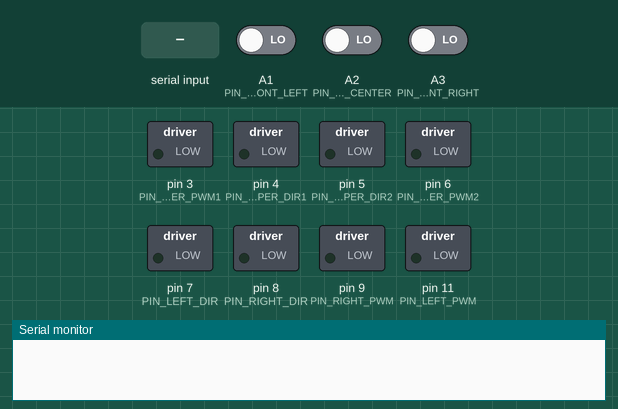
The sketch below on a simulated Arduino Uno, built with avr-gcc and run on an emulated ATmega328P. Parts: switched loads named in the sketch (green lamp = pin HIGH), the last lines printed to the serial monitor. The inputs (shaded band) are chosen by the test bench; at power-on: A1 (PIN_LINE_FRONT_LEFT) LOW, A2 (PIN_LINE_FRONT_CENTER) LOW, A3 (PIN_LINE_FRONT_RIGHT) LOW.

Above: at 1.2 s.
1.3 s: "W\n" received over Serial
At 2.3 s:
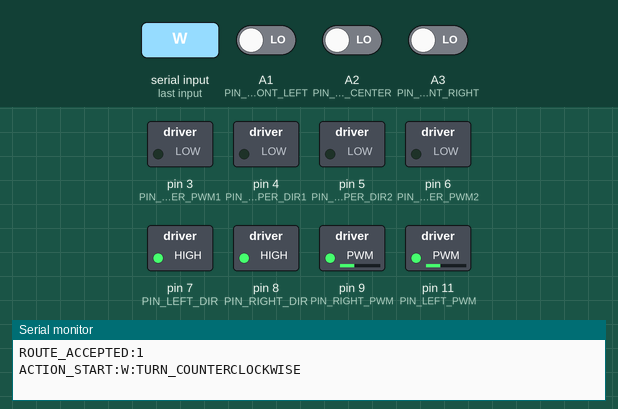
2.8 s: "STOP\n" received over Serial
At 3.6 s:
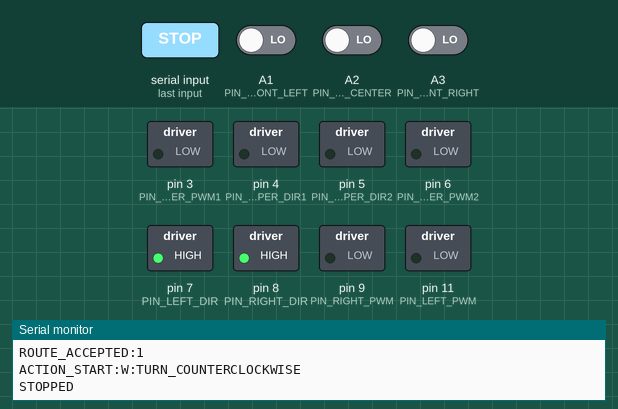
4.3 s: "C\n" received over Serial
At 4.9 s:
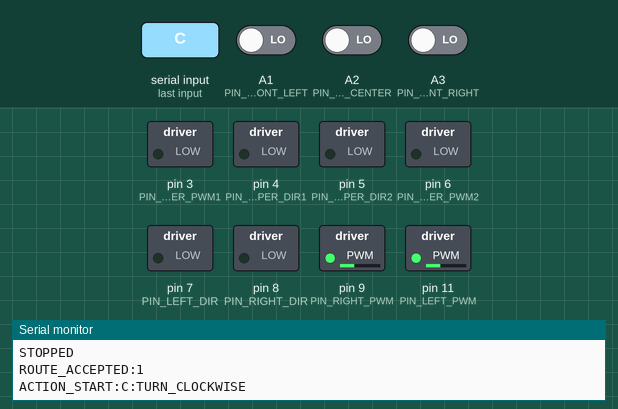
5.8 s: A1 (PIN_LINE_FRONT_LEFT) driven HIGH and A2 (PIN_LINE_FRONT_CENTER) driven HIGH and A3 (PIN_LINE_FRONT_RIGHT) driven HIGH
At 6.8 s:
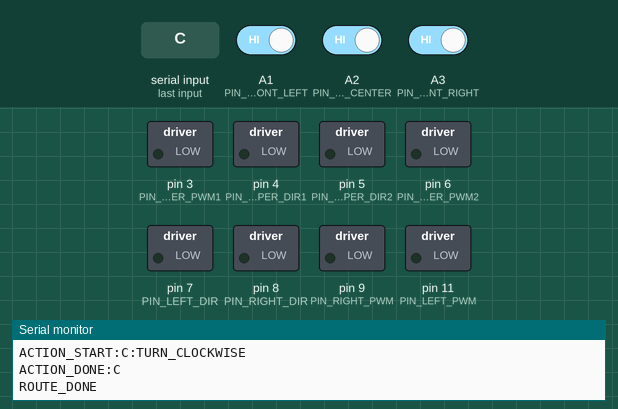
7.4 s: "L\n" received over Serial
At 8.1 s:
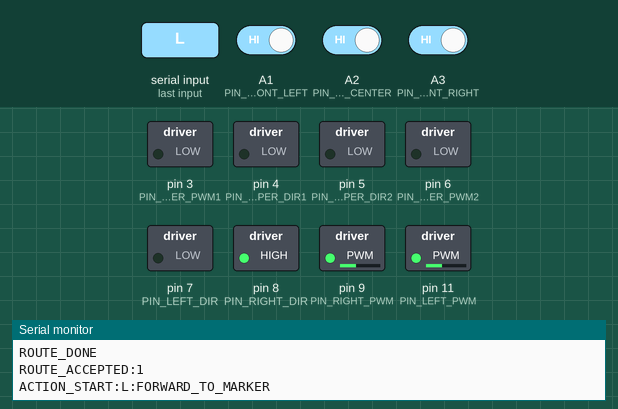
8.9 s: A1 (PIN_LINE_FRONT_LEFT) driven LOW
At 9.4 s:
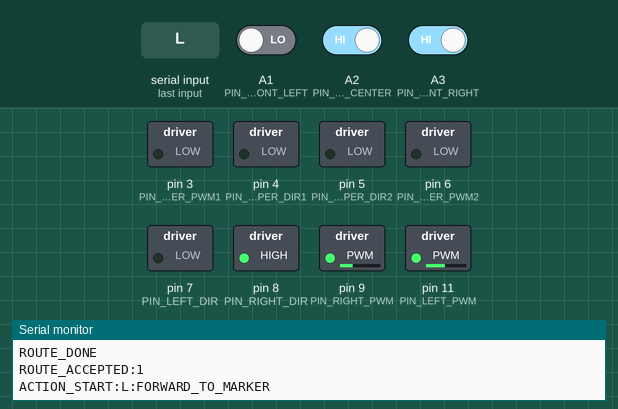
Timing chart, 0 to 11.4 s (numbered marks = the images above; inputs shaded):
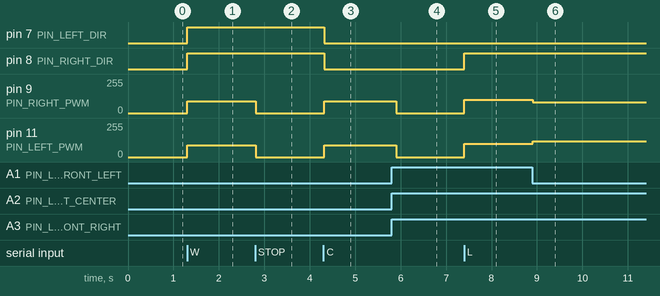

The sketch:

SNAP_Robot_Final_Two_Fixes.ino
```cpp
#include <Arduino.h>
#include <ctype.h>
#include <string.h>

#define RPI_SERIAL Serial

const unsigned long SERIAL_BAUD = 9600;

// ========================= 핀 설정 =========================
const int PIN_GRIPPER_DIR1 = 4;
const int PIN_GRIPPER_PWM1 = 3;
const int PIN_GRIPPER_DIR2 = 5;
const int PIN_GRIPPER_PWM2 = 6;

const int PIN_RIGHT_DIR = 8;
const int PIN_RIGHT_PWM = 9;
const int PIN_LEFT_DIR = 7;
const int PIN_LEFT_PWM = 11;

const int PIN_ULTRASONIC_TRIG = 12;
const int PIN_ULTRASONIC_ECHO = 10;

// 전진용 라인센서
const int PIN_LINE_FRONT_LEFT = A1;
const int PIN_LINE_FRONT_CENTER = A2;
const int PIN_LINE_FRONT_RIGHT = A3;

// 후진용 라인센서
const int PIN_LINE_REAR_LEFT = A0;
const int PIN_LINE_REAR_CENTER = A4;
const int PIN_LINE_REAR_RIGHT = A5;

const int BLACK_STATE = HIGH;

// ========================= 방향/속도/시간 설정 =========================
const int RIGHT_FORWARD_DIR = HIGH;
const int LEFT_FORWARD_DIR = LOW;
const int GRIPPER_M1_DIRECTION = LOW;
const int GRIPPER_M2_DIRECTION = HIGH;

const int FORWARD_BASE_SPEED = 100;
const int FORWARD_TURN_POWER = 40;
const int FRONT_SEARCH_REVERSE_SPEED = 50;
const int FRONT_SEARCH_FORWARD_SPEED = 60;

const int REVERSE_BASE_SPEED = 80;
const int REVERSE_TURN_POWER = 40;
const int REVERSE_SEARCH_REVERSE_SPEED = 40;
const int REVERSE_SEARCH_FORWARD_SPEED = 55;

const int TURN_SPEED = 90;
const int MAX_WHEEL_SPEED = 150;

const unsigned long LEFT_SENSOR_IGNORE_MS = 300;
const unsigned long ALL_BLACK_CONFIRM_MS = 60;
const unsigned long LINE_END_CONFIRM_MS = 100;

// 탱크턴 직후 라인 이탈 오판 방지 타이머
const unsigned long LINE_END_IGNORE_INITIAL_MS = 400;
unsigned long ignoreLineEndUntil = 0;

const unsigned long H_REVERSE_TIME_PER_L_MS = 4000;
const unsigned long TURN_EXIT_CONFIRM_MS = 60;
const unsigned long TURN_REENTRY_CONFIRM_MS = 60;
const unsigned long TURN_MIN_TIME_MS = 300;

const unsigned long PARK_STOP_TIME_MS = 2000;

const int GRIPPER_SPEED = 38;
const unsigned long GRIPPER_OPERATION_TIME_MS = 1447;
const unsigned long AFTER_GRIPPER_DELAY_MS = 2000;

const float OBJECT_DISTANCE_CM = 15.0;
const int ULTRASONIC_CONFIRM_COUNT = 3;

const bool ENABLE_SENSOR_DEBUG = false;
const unsigned long SENSOR_DEBUG_INTERVAL_MS = 250;

// ========================= 명령 정의 =========================
// L: 전진 다음 마커
// W: 반시계 턴
// C: 시계 턴
// P: 주차 전진 (초음파)
// S: 집게 닫기
// O: 집게 열기
// E: 전진 (흰색 끝 정지)
// B: 후진 다음 마커 (후방센서 사용)
// K: 후진 (흰색 끝 정지 - 입차대기소 복귀용)
// H: 시간 후진 (현재 파이썬에서는 미사용)

const int MAX_ROUTE_LENGTH = 40;
const int RX_BUFFER_LENGTH = 96;

char routeQueue[MAX_ROUTE_LENGTH];
int routeLength = 0;
int routeIndex = 0;
int leadingForwardCount = 0;
char rxBuffer[RX_BUFFER_LENGTH];
int rxIndex = 0;

bool routeRunning = false;
char currentCommand = '\0';

enum ActionState {
  ACTION_IDLE,
  ACTION_FORWARD_TO_MARKER,
  ACTION_TURN_COUNTERCLOCKWISE,
  ACTION_TURN_CLOCKWISE,
  ACTION_PARK_FORWARD,
  ACTION_GRIPPER_CLOSE,
  ACTION_GRIPPER_OPEN,
  ACTION_FORWARD_TO_LINE_END,
  ACTION_REVERSE,
  ACTION_REVERSE_TO_LINE_END,
  ACTION_H_REVERSE
};

ActionState actionState = ACTION_IDLE;

bool markerDetectionArmed = false;
unsigned long markerConfirmStartTime = 0;
unsigned long lineEndStartTime = 0;

float lastFrontError = 0.0;
unsigned long ignoreLeftSensorUntil = 0;
float lastReverseError = 0.0;
unsigned long ignoreRearLeftSensorUntil = 0;
unsigned long hReverseActionStartTime = 0;
unsigned long currentHReverseTimeMs = 0;

int ultrasonicDetectCount = 0;
float lastDistanceCm = -1.0;
bool parkObjectConfirmed = false;
unsigned long parkStopStartTime = 0;

unsigned long turnStartTime = 0;
unsigned long turnExitStartTime = 0;
unsigned long turnReentryStartTime = 0;
bool turnExitedAllBlack = false;

enum GripperPhase { GRIPPER_RUNNING, GRIPPER_WAIT_AFTER };
GripperPhase gripperPhase = GRIPPER_RUNNING;
unsigned long gripperPhaseStartTime = 0;
unsigned long lastSensorDebugTime = 0;

// ==========================================================
int reverseDirection(int directionValue) { return directionValue == HIGH ? LOW : HIGH; }

void setLeftMotor(int speed) {
  speed = constrain(speed, -MAX_WHEEL_SPEED, MAX_WHEEL_SPEED);
  if (speed > 0) {
    digitalWrite(PIN_LEFT_DIR, LEFT_FORWARD_DIR);
    analogWrite(PIN_LEFT_PWM, speed);
  } else if (speed < 0) {
    digitalWrite(PIN_LEFT_DIR, reverseDirection(LEFT_FORWARD_DIR));
    analogWrite(PIN_LEFT_PWM, -speed);
  } else { analogWrite(PIN_LEFT_PWM, 0); }
}

void setRightMotor(int speed) {
  speed = constrain(speed, -MAX_WHEEL_SPEED, MAX_WHEEL_SPEED);
  if (speed > 0) {
    digitalWrite(PIN_RIGHT_DIR, RIGHT_FORWARD_DIR);
    analogWrite(PIN_RIGHT_PWM, speed);
  } else if (speed < 0) {
    digitalWrite(PIN_RIGHT_DIR, reverseDirection(RIGHT_FORWARD_DIR));
    analogWrite(PIN_RIGHT_PWM, -speed);
  } else { analogWrite(PIN_RIGHT_PWM, 0); }
}

void stopWheelMotors() { analogWrite(PIN_LEFT_PWM, 0); analogWrite(PIN_RIGHT_PWM, 0); }
void stopGripperMotors() { analogWrite(PIN_GRIPPER_PWM1, 0); analogWrite(PIN_GRIPPER_PWM2, 0); }
void driveStraightForward(int speed) { setLeftMotor(speed); setRightMotor(speed); }
void rotateCounterClockwise() { setLeftMotor(-TURN_SPEED); setRightMotor(TURN_SPEED); }
void rotateClockwise() { setLeftMotor(TURN_SPEED); setRightMotor(-TURN_SPEED); }

float readDistanceCm() {
  digitalWrite(PIN_ULTRASONIC_TRIG, LOW); delayMicroseconds(2);
  digitalWrite(PIN_ULTRASONIC_TRIG, HIGH); delayMicroseconds(10);
  digitalWrite(PIN_ULTRASONIC_TRIG, LOW);
  unsigned long duration = pulseIn(PIN_ULTRASONIC_ECHO, HIGH, 25000UL);
  if (duration == 0) return -1.0;
  return duration * 0.0343 / 2.0;
}

// ==========================================================
// 전진 라인트레이싱
bool isLeftSensorIgnored(unsigned long currentTime) { return (long)(ignoreLeftSensorUntil - currentTime) > 0; }

void runForwardLineTracing(bool leftBlackRaw, bool centerBlack, bool rightBlack) {
  unsigned long currentTime = millis();

  if (leftBlackRaw && centerBlack && rightBlack) {
    ignoreLeftSensorUntil = 0;
    lastFrontError = 0.0;
    driveStraightForward(FORWARD_BASE_SPEED);
    return;
  }

  if (centerBlack && rightBlack) ignoreLeftSensorUntil = currentTime + LEFT_SENSOR_IGNORE_MS;
  bool leftBlack = isLeftSensorIgnored(currentTime) ? false : leftBlackRaw;

  if (!leftBlackRaw && centerBlack && !rightBlack) {
    ignoreLeftSensorUntil = 0; lastFrontError = 0.0; driveStraightForward(FORWARD_BASE_SPEED); return;
  }

  int blackCount = 0; int weightedSum = 0;
  if (leftBlack) { blackCount++; weightedSum -= 1; }
  if (centerBlack) { blackCount++; }
  if (rightBlack) { blackCount++; weightedSum += 1; }

  if (blackCount > 0) {
    float error = (float)weightedSum / blackCount;
    lastFrontError = error;
    int correction = (int)(error * FORWARD_TURN_POWER);
    setLeftMotor(FORWARD_BASE_SPEED + correction); setRightMotor(FORWARD_BASE_SPEED - correction);
  } else {
    if (lastFrontError < 0) { setLeftMotor(-FRONT_SEARCH_REVERSE_SPEED); setRightMotor(FRONT_SEARCH_FORWARD_SPEED); }
    else if (lastFrontError > 0) { setLeftMotor(FRONT_SEARCH_FORWARD_SPEED); setRightMotor(-FRONT_SEARCH_REVERSE_SPEED); }
    else { stopWheelMotors(); }
  }
}

// ==========================================================
// 후진 라인트레이싱 (후방센서용)
bool isRearLeftSensorIgnored(unsigned long currentTime) { return (long)(ignoreRearLeftSensorUntil - currentTime) > 0; }

void runReverseLineTracing(bool leftBlackRaw, bool centerBlack, bool rightBlack) {
  unsigned long currentTime = millis();
  if (centerBlack && leftBlackRaw) ignoreRearLeftSensorUntil = currentTime + LEFT_SENSOR_IGNORE_MS;
  bool leftBlack = isRearLeftSensorIgnored(currentTime) ? false : leftBlackRaw;

  if (!leftBlackRaw && centerBlack && !rightBlack) {
    ignoreRearLeftSensorUntil = 0; lastReverseError = 0.0; setLeftMotor(-REVERSE_BASE_SPEED); setRightMotor(-REVERSE_BASE_SPEED); return;
  }

  int blackCount = 0; int weightedSum = 0;
  if (leftBlack) { blackCount++; weightedSum -= 1; }
  if (centerBlack) { blackCount++; }
  if (rightBlack) { blackCount++; weightedSum += 1; }

  if (blackCount > 0) {
    float error = (float)weightedSum / blackCount;
    lastReverseError = error;
    int correction = (int)(error * REVERSE_TURN_POWER);
    setLeftMotor(-REVERSE_BASE_SPEED - correction); setRightMotor(-REVERSE_BASE_SPEED + correction);
  } else {
    if (lastReverseError < 0) { setLeftMotor(-REVERSE_SEARCH_FORWARD_SPEED); setRightMotor(-REVERSE_SEARCH_REVERSE_SPEED); }
    else if (lastReverseError > 0) { setLeftMotor(-REVERSE_SEARCH_REVERSE_SPEED); setRightMotor(-REVERSE_SEARCH_FORWARD_SPEED); }
    else { setLeftMotor(-REVERSE_BASE_SPEED); setRightMotor(-REVERSE_BASE_SPEED); }
  }
}

// ==========================================================
void resetMarkerDetection() { markerDetectionArmed = false; markerConfirmStartTime = 0; }
bool updateNextMarkerDetection(bool allBlack) {
  unsigned long currentTime = millis();
  if (!markerDetectionArmed) { if (!allBlack) markerDetectionArmed = true; return false; }
  if (allBlack) {
    if (markerConfirmStartTime == 0) markerConfirmStartTime = currentTime;
    return (currentTime - markerConfirmStartTime >= ALL_BLACK_CONFIRM_MS);
  }
  markerConfirmStartTime = 0; return false;
}

void startTurnDetection() { turnExitedAllBlack = false; turnStartTime = millis(); turnExitStartTime = 0; turnReentryStartTime = 0; }
bool tankTurnFinished(bool allBlack) {
  unsigned long currentTime = millis();
  if (!turnExitedAllBlack) {
    if (!allBlack) {
      if (turnExitStartTime == 0) turnExitStartTime = currentTime;
      if (currentTime - turnExitStartTime >= TURN_EXIT_CONFIRM_MS) { turnExitedAllBlack = true; turnReentryStartTime = 0; }
    } else { turnExitStartTime = 0; }
    return false;
  }
  if (allBlack) {
    if (turnReentryStartTime == 0) turnReentryStartTime = currentTime;
    if (currentTime - turnStartTime >= TURN_MIN_TIME_MS && currentTime - turnReentryStartTime >= TURN_REENTRY_CONFIRM_MS) { return true; }
  } else { turnReentryStartTime = 0; }
  return false;
}

bool isValidRouteCommand(char command) {
  return (command == 'L' || command == 'W' || command == 'C' || command == 'P' ||
          command == 'S' || command == 'O' || command == 'E' || command == 'B' ||
          command == 'K' || command == 'H');
}

const char* getCommandName(char command) {
  switch (command) {
    case 'L': return "FORWARD_TO_MARKER";
    case 'W': return "TURN_COUNTERCLOCKWISE";
    case 'C': return "TURN_CLOCKWISE";
    case 'P': return "PARK_FORWARD";
    case 'S': return "GRIPPER_CLOSE";
    case 'O': return "GRIPPER_OPEN";
    case 'E': return "FORWARD_TO_LINE_END";
    case 'B': return "REVERSE_TO_MARKER";
    case 'K': return "REVERSE_TO_LINE_END";
    case 'H': return "H_REVERSE";
    default: return "UNKNOWN";
  }
}

void startNextAction();
void completeCurrentAction() {
  stopWheelMotors();
  RPI_SERIAL.print("ACTION_DONE:"); RPI_SERIAL.println(currentCommand);
  actionState = ACTION_IDLE; currentCommand = '\0'; routeIndex++;
  startNextAction();
}

void startNextAction() {
  if (!routeRunning) return;
  if (routeIndex >= routeLength) {
    routeRunning = false; actionState = ACTION_IDLE; currentCommand = '\0'; stopWheelMotors(); stopGripperMotors();
    RPI_SERIAL.println("ROUTE_DONE"); return;
  }
  currentCommand = routeQueue[routeIndex];
  lastFrontError = 0.0; ignoreLeftSensorUntil = 0; lastReverseError = 0.0; ignoreRearLeftSensorUntil = 0;
  ultrasonicDetectCount = 0; lastDistanceCm = -1.0; parkObjectConfirmed = false; parkStopStartTime = 0; lineEndStartTime = 0;
  resetMarkerDetection();

  RPI_SERIAL.print("ACTION_START:"); RPI_SERIAL.print(currentCommand); RPI_SERIAL.print(":"); RPI_SERIAL.println(getCommandName(currentCommand));

  switch (currentCommand) {
    case 'L': actionState = ACTION_FORWARD_TO_MARKER; break;
    case 'W': actionState = ACTION_TURN_COUNTERCLOCKWISE; startTurnDetection(); break;
    case 'C': actionState = ACTION_TURN_CLOCKWISE; startTurnDetection(); break;
    case 'P': actionState = ACTION_PARK_FORWARD; break;
    case 'S': actionState = ACTION_GRIPPER_CLOSE; stopWheelMotors(); digitalWrite(PIN_GRIPPER_DIR1, GRIPPER_M1_DIRECTION); digitalWrite(PIN_GRIPPER_DIR2, GRIPPER_M2_DIRECTION); analogWrite(PIN_GRIPPER_PWM1, GRIPPER_SPEED); analogWrite(PIN_GRIPPER_PWM2, GRIPPER_SPEED); gripperPhase = GRIPPER_RUNNING; gripperPhaseStartTime = millis(); break;
    case 'O': actionState = ACTION_GRIPPER_OPEN; stopWheelMotors(); digitalWrite(PIN_GRIPPER_DIR1, !GRIPPER_M1_DIRECTION); digitalWrite(PIN_GRIPPER_DIR2, !GRIPPER_M2_DIRECTION); analogWrite(PIN_GRIPPER_PWM1, GRIPPER_SPEED); analogWrite(PIN_GRIPPER_PWM2, GRIPPER_SPEED); gripperPhase = GRIPPER_RUNNING; gripperPhaseStartTime = millis(); break;
    case 'E': actionState = ACTION_FORWARD_TO_LINE_END; ignoreLineEndUntil = millis() + LINE_END_IGNORE_INITIAL_MS; break;
    case 'B': actionState = ACTION_REVERSE; break;
    case 'K': actionState = ACTION_REVERSE_TO_LINE_END; ignoreLineEndUntil = millis() + LINE_END_IGNORE_INITIAL_MS; break;
    case 'H': actionState = ACTION_H_REVERSE; hReverseActionStartTime = millis(); currentHReverseTimeMs = (unsigned long)leadingForwardCount * H_REVERSE_TIME_PER_L_MS; break;
  }
}

void emergencyStop() { routeRunning = false; routeLength = 0; routeIndex = 0; leadingForwardCount = 0; currentCommand = '\0'; actionState = ACTION_IDLE; stopWheelMotors(); stopGripperMotors(); RPI_SERIAL.println("STOPPED"); }
void printStatus() { RPI_SERIAL.print("STATUS:"); if (!routeRunning) { RPI_SERIAL.println("IDLE"); return; } RPI_SERIAL.print("RUNNING,INDEX="); RPI_SERIAL.print(routeIndex); RPI_SERIAL.print("/"); RPI_SERIAL.print(routeLength); RPI_SERIAL.print(",COMMAND="); RPI_SERIAL.println(currentCommand); }

bool isAllowedSeparator(char c) { return (c == ' ' || c == '\t' || c == ',' || c == ';' || c == '-' || c == '>' || c == '|'); }
void processReceivedLine(char* line) {
  while (*line == ' ' || *line == '\t') line++;
  int length = strlen(line);
  while (length > 0 && (line[length - 1] == ' ' || line[length - 1] == '\t')) { line[length - 1] = '\0'; length--; }
  if (length == 0) return;
  for (int i = 0; line[i] != '\0'; i++) line[i] = toupper((unsigned char)line[i]);

  if (strcmp(line, "STOP") == 0) { emergencyStop(); return; }
  if (strcmp(line, "STATUS") == 0) { printStatus(); return; }
  if (strcmp(line, "PING") == 0) { RPI_SERIAL.println("PONG"); return; }
  if (routeRunning) { RPI_SERIAL.println("ERR:BUSY"); return; }

  char* routeText = line;
  if (strncmp(routeText, "ROUTE:", 6) == 0) routeText += 6;
  else if (strncmp(routeText, "PATH:", 5) == 0) routeText += 5;

  int parsedLength = 0;
  for (int i = 0; routeText[i] != '\0'; i++) {
    char command = routeText[i];
    if (isValidRouteCommand(command)) {
      if (parsedLength >= MAX_ROUTE_LENGTH) { RPI_SERIAL.println("ERR:ROUTE_TOO_LONG"); return; }
      routeQueue[parsedLength++] = command;
    } else if (!isAllowedSeparator(command)) { return; }
  }
  if (parsedLength == 0) return;

  routeLength = parsedLength; routeIndex = 0; leadingForwardCount = 0;
  while (leadingForwardCount < routeLength && routeQueue[leadingForwardCount] == 'L') leadingForwardCount++;
  routeRunning = true; RPI_SERIAL.print("ROUTE_ACCEPTED:"); RPI_SERIAL.println(routeLength); startNextAction();
}

void readRaspberryPiSerial() {
  while (RPI_SERIAL.available() > 0) {
    char receivedChar = RPI_SERIAL.read();
    if (receivedChar == '\r') continue;
    if (receivedChar == '\n') { rxBuffer[rxIndex] = '\0'; processReceivedLine(rxBuffer); rxIndex = 0; continue; }
    if (rxIndex < RX_BUFFER_LENGTH - 1) rxBuffer[rxIndex++] = receivedChar;
    else { rxIndex = 0; RPI_SERIAL.println("ERR:RX_BUFFER_OVERFLOW"); }
  }
}

void runGripperAction() {
  unsigned long currentTime = millis();
  if (gripperPhase == GRIPPER_RUNNING) {
    stopWheelMotors();
    if (currentTime - gripperPhaseStartTime >= GRIPPER_OPERATION_TIME_MS) { stopGripperMotors(); gripperPhase = GRIPPER_WAIT_AFTER; gripperPhaseStartTime = currentTime; }
  } else {
    stopWheelMotors(); stopGripperMotors();
    if (currentTime - gripperPhaseStartTime >= AFTER_GRIPPER_DELAY_MS) completeCurrentAction();
  }
}

void executeCurrentAction(bool leftBlack, bool centerBlack, bool rightBlack, bool allBlack) {
  if (!routeRunning) { stopWheelMotors(); return; }

  switch (actionState) {
    case ACTION_FORWARD_TO_MARKER: {
      bool markerReached = updateNextMarkerDetection(allBlack);
      if (markerReached) completeCurrentAction();
      else if (markerDetectionArmed && allBlack) stopWheelMotors();
      else runForwardLineTracing(leftBlack, centerBlack, rightBlack);
      break;
    }
    case ACTION_TURN_COUNTERCLOCKWISE: rotateCounterClockwise(); if (tankTurnFinished(allBlack)) completeCurrentAction(); break;
    case ACTION_TURN_CLOCKWISE: rotateClockwise(); if (tankTurnFinished(allBlack)) completeCurrentAction(); break;
    case ACTION_PARK_FORWARD:
      if (parkObjectConfirmed) {
        stopWheelMotors();
        if (millis() - parkStopStartTime >= PARK_STOP_TIME_MS) completeCurrentAction();
        break;
      }
      lastDistanceCm = readDistanceCm();
      if (lastDistanceCm > 0.0 && lastDistanceCm <= OBJECT_DISTANCE_CM) ultrasonicDetectCount++; else ultrasonicDetectCount = 0;
      if (ultrasonicDetectCount >= ULTRASONIC_CONFIRM_COUNT) { stopWheelMotors(); parkObjectConfirmed = true; parkStopStartTime = millis(); }
      else runForwardLineTracing(leftBlack, centerBlack, rightBlack);
      break;
    case ACTION_GRIPPER_CLOSE: case ACTION_GRIPPER_OPEN: runGripperAction(); break;
    case ACTION_FORWARD_TO_LINE_END:
      if (millis() < ignoreLineEndUntil) { runForwardLineTracing(leftBlack, centerBlack, rightBlack); }
      else {
        if (!leftBlack && !centerBlack && !rightBlack) {
          if (lineEndStartTime == 0) lineEndStartTime = millis();
          if (millis() - lineEndStartTime >= LINE_END_CONFIRM_MS) completeCurrentAction();
          else driveStraightForward(FORWARD_BASE_SPEED);
        } else { lineEndStartTime = 0; runForwardLineTracing(leftBlack, centerBlack, rightBlack); }
      }
      break;
    case ACTION_REVERSE: {
      bool markerReached = updateNextMarkerDetection(allBlack);
      if (markerReached) completeCurrentAction();
      else if (markerDetectionArmed && allBlack) stopWheelMotors();
      else runReverseLineTracing(leftBlack, centerBlack, rightBlack);
      break;
    }
    case ACTION_REVERSE_TO_LINE_END:
      if (millis() < ignoreLineEndUntil) { runReverseLineTracing(leftBlack, centerBlack, rightBlack); }
      else {
        if (!leftBlack && !centerBlack && !rightBlack) {
          if (lineEndStartTime == 0) lineEndStartTime = millis();
          if (millis() - lineEndStartTime >= LINE_END_CONFIRM_MS) completeCurrentAction();
          else { setLeftMotor(-REVERSE_BASE_SPEED); setRightMotor(-REVERSE_BASE_SPEED); }
        } else { lineEndStartTime = 0; runReverseLineTracing(leftBlack, centerBlack, rightBlack); }
      }
      break;
    case ACTION_H_REVERSE:
      if (millis() - hReverseActionStartTime >= currentHReverseTimeMs) completeCurrentAction();
      else runReverseLineTracing(leftBlack, centerBlack, rightBlack);
      break;
    case ACTION_IDLE: default: stopWheelMotors(); break;
  }
}

void setup() {
  pinMode(PIN_GRIPPER_DIR1, OUTPUT); pinMode(PIN_GRIPPER_PWM1, OUTPUT); pinMode(PIN_GRIPPER_DIR2, OUTPUT); pinMode(PIN_GRIPPER_PWM2, OUTPUT);
  pinMode(PIN_RIGHT_DIR, OUTPUT); pinMode(PIN_RIGHT_PWM, OUTPUT); pinMode(PIN_LEFT_DIR, OUTPUT); pinMode(PIN_LEFT_PWM, OUTPUT);
  pinMode(PIN_ULTRASONIC_TRIG, OUTPUT); pinMode(PIN_ULTRASONIC_ECHO, INPUT);
  pinMode(PIN_LINE_FRONT_LEFT, INPUT); pinMode(PIN_LINE_FRONT_CENTER, INPUT); pinMode(PIN_LINE_FRONT_RIGHT, INPUT);
  pinMode(PIN_LINE_REAR_LEFT, INPUT); pinMode(PIN_LINE_REAR_CENTER, INPUT); pinMode(PIN_LINE_REAR_RIGHT, INPUT);
  RPI_SERIAL.begin(SERIAL_BAUD); stopWheelMotors(); stopGripperMotors(); digitalWrite(PIN_ULTRASONIC_TRIG, LOW);
}

void loop() {
  readRaspberryPiSerial();

  bool usingRearSensors = routeRunning && (actionState == ACTION_H_REVERSE || actionState == ACTION_REVERSE || actionState == ACTION_REVERSE_TO_LINE_END);

  int leftValue = digitalRead(usingRearSensors ? PIN_LINE_REAR_LEFT : PIN_LINE_FRONT_LEFT);
  int centerValue = digitalRead(usingRearSensors ? PIN_LINE_REAR_CENTER : PIN_LINE_FRONT_CENTER);
  int rightValue = digitalRead(usingRearSensors ? PIN_LINE_REAR_RIGHT : PIN_LINE_FRONT_RIGHT);

  bool leftBlack = (leftValue == BLACK_STATE);
  bool centerBlack = (centerValue == BLACK_STATE);
  bool rightBlack = (rightValue == BLACK_STATE);
  bool allBlack = leftBlack && centerBlack && rightBlack;

  executeCurrentAction(leftBlack, centerBlack, rightBlack, allBlack);
  delay(20);
}
```

Measured:
- after the input at 1.3 s, pin 7 (PIN_LEFT_DIR), pin 8 (PIN_RIGHT_DIR): LOW → HIGH at once; pin 9 (PIN_RIGHT_PWM), pin 11 (PIN_LEFT_PWM): 0/255 → 90/255 at once
- after the input at 2.8 s, pin 9 (PIN_RIGHT_PWM), pin 11 (PIN_LEFT_PWM): 90/255 → 0/255 at once
- after the input at 4.3 s, pin 7 (PIN_LEFT_DIR), pin 8 (PIN_RIGHT_DIR): HIGH → LOW at once; pin 9 (PIN_RIGHT_PWM), pin 11 (PIN_LEFT_PWM): 0/255 → 90/255 at once
- after the input at 5.8 s, pin 9 (PIN_RIGHT_PWM), pin 11 (PIN_LEFT_PWM): 90/255 → 0/255 after 0.10 s
- after the input at 7.4 s, pin 8 (PIN_RIGHT_DIR): LOW → HIGH at once; pin 9 (PIN_RIGHT_PWM), pin 11 (PIN_LEFT_PWM): 0/255 → 100/255 at once
- after the input at 8.9 s, pin 9 (PIN_RIGHT_PWM): 100/255 → 80/255 at once; pin 11 (PIN_LEFT_PWM): 100/255 → 120/255 at once
